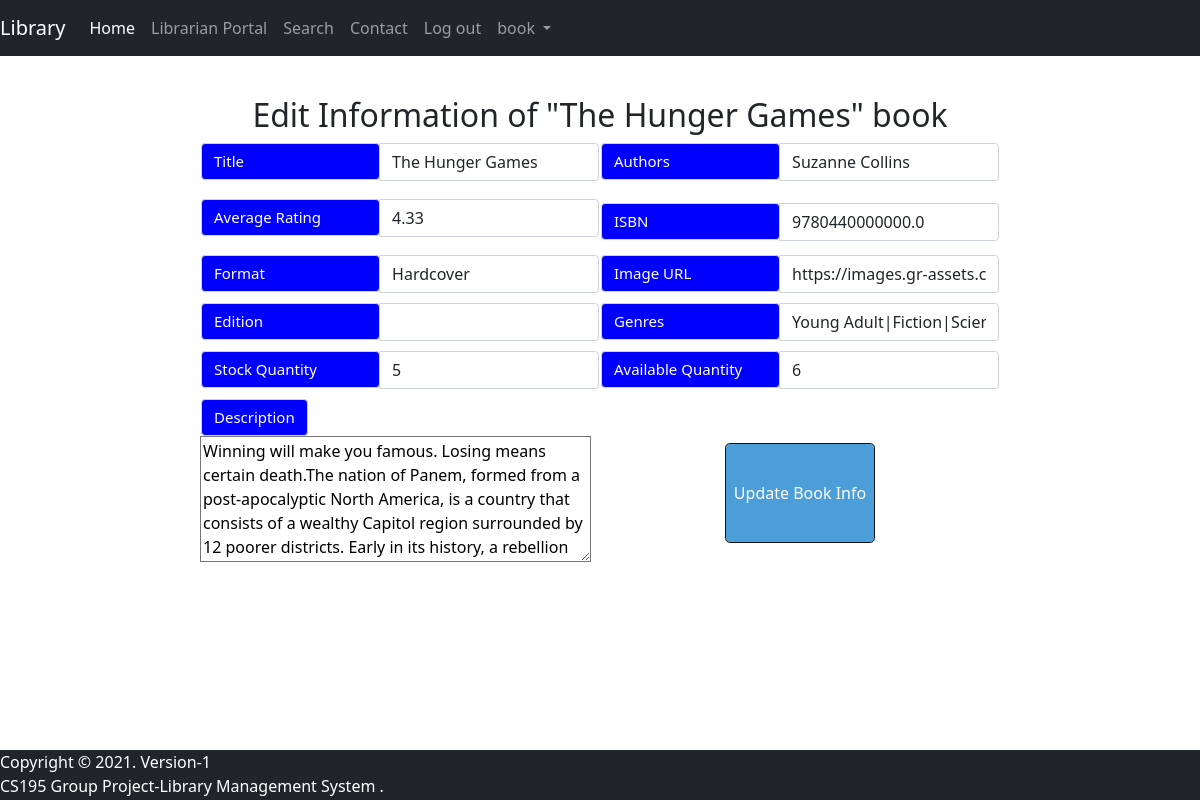
The app's page /bookitems/editBookitemInfo/1 (signed in), older data.
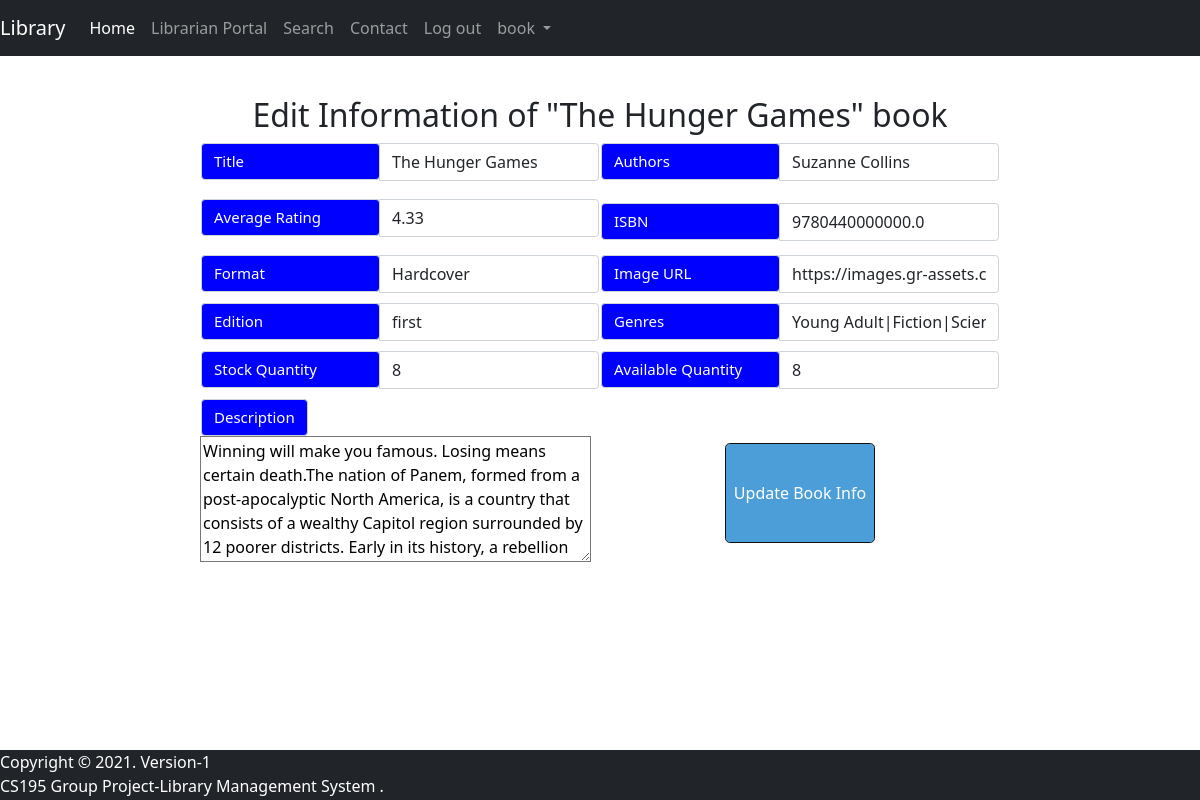
The same page, newer data.
### library/models.py (models this page shows, shortened)
class Bookitems(models.Model):
    title=models.CharField(_('title'), max_length=255, default='NoTitle')
    authors=models.CharField(_('authors'), max_length=200, default='NoAuthor')
    average_rating=models.CharField(_('average rating'), max_length=200, default='0.0')
    isbn=models.CharField(_('isbn'), max_length=50, default='000000000', null=False, unique=True)
    format=models.CharField(_("format"), max_length=100, default='NoFormat')
    description=models.CharField(_("description"), max_length=10000, default='NoDescription')
    edition=models.CharField(_("edition"), max_length=100, default='NoEdition')
    genres=models.CharField(_("genres"), max_length=100, default='NoGenre')
    img_url=models.CharField(_("images"), max_length=1000, default='NoImage')
    stock_quantity=models.IntegerField(_("Stock Quantity"), default=0)
    available_quantity=models.IntegerField(_("Available Quantity"), default=0)
    class Meta:
        ordering = ( 'title', 'authors', 'average_rating', 'isbn', 'format', 'description', 'edition', 'genres', 'img_url', 'stock_quantity', 'available_quantity' )

### library/decorators.py (the view)
    def wrapper_func(request, *args, **kwargs):
        group=None
        if request.user.groups.exists():
            group=request.user.groups.all()[0].name
        if group=='member':
            return redirect('/home/')
        if group =='librarian':
            return view_func(request, *args, **kwargs)

### library/forms.py
class BookitemForm(forms.ModelForm):
    title=forms.CharField(max_length=225)
    authors=forms.CharField(max_length=200)
    average_rating=forms.CharField(max_length=200)
    isbn=forms.CharField(max_length=50)
    format=forms.CharField(max_length=100)
    description=forms.CharField(max_length=10000, widget=forms.Textarea(attrs={'cols': 40, 'rows': 5}))
    edition=forms.CharField(max_length=100)
    genres=forms.CharField(max_length=100)
    img_url=forms.CharField(max_length=1000)
    stock_quantity=forms.IntegerField(min_value=0)
    available_quantity=forms.IntegerField(min_value=0)
    class Meta:
        model=Bookitems
        fields = ('title', 'authors', 'average_rating', 'isbn', 'format',
                'description', 'edition', 'genres', 'img_url', 'stock_quantity',
                'available_quantity')

### library/templates/library/editbookdetails.html (shortened to what this page needs)
{% load static %}
<!DOCTYPE html>
<html lang="en">
<head>
    <link href="https://cdn.jsdelivr.net/npm/bootstrap@5.1.1/dist/css/bootstrap.min.css" rel="stylesheet"
>
</head>
<body>
    {% include 'library/includes/navbar.html' %}
    <div class="container">
        <h2>Edit Information of "{{bookitem.title}}" book</h2>
        <div class="d-flex justify-content-center form_container">
            <form method="POST" action="">
                <table>
                    <tr><td>
                <div class="input-group mb-3">
                    <div class="input-group-append">
                        <span class="input-group-text">Title</span>
                    </div>
                    {{editbook_form.title}}
                </div></td><td>
                    <div class="input-group mb-3">
                        <div class="input-group-append">
                            <span class="input-group-text">Authors</span>
                        </div>
                    {{editbook_form.authors}}
                </div></td></tr>
                <tr><td>
                <div class="input-group mb-3">
                    <div class="input-group-append">
                        <span class="input-group-text">Average Rating</span>
                    </div>
                    {{editbook_form.average_rating}}
            </div></td><td>
                <div class="input-group mb-2">
                    <div class="input-group-append">
                        <span class="input-group-text">ISBN</span>
                    </div>
                    {{editbook_form.isbn}}
            </div></td></tr>
            <tr><td>
            <div class="input-group mb-2">
                <div class="input-group-append">
                    <span class="input-group-text">Format</span>
                </div>
                    {{editbook_form.format}}
                </div></td> <td>
                        <div class="input-group mb-2">
                                <div class="input-group-append">
                                    <span class="input-group-text">Image URL</span>
                                </div>
                                {{editbook_form.img_url}}
                            </div></td>
            </tr>
            <tr><td>
            <div class="input-group mb-2">
                <div class="input-group-append">
                    <span class="input-group-text">Edition</span>
                </div>
                    {{editbook_form.edition}}
            </div></td><td>
                <div class="input-group mb-2">
                    <div class="input-group-append">
                        <span class="input-group-text">Genres</span>
                    </div>
                    {{editbook_form.genres}}
            </div></td></tr>
            <tr><td>
            <div class="input-group mb-2">
                    <div class="input-group-append">
                        <span class="input-group-text">Stock Quantity</span>
                    </div>
                    {{editbook_form.stock_quantity}}
                </div></td><td>
            <div class="input-group mb-2">
                            <div class="input-group-append">
                                <span class="input-group-text">Available Quantity</span>
                            </div>
                    {{editbook_form.available_quantity}}
            </div></td></tr>
            <tr><td>
                <div class="input-group mb-2">
                    <div class="input-group-descripion">
                        <span class="input-group-text">Description</span>
                    </div>
                    {{editbook_form.description}}
            </div></td>
                <td>
                    <div class="d-flex justify-content-center mt-3 login_container">
                        <input class="btn btn-outline-secondary btn-lg btn-block" type="submit" value="Update Book Info">
                    </div></td></tr>
                </table>
                </form>
            </div>
        </div>
     {% include 'library/includes/footer-mini.html' %}
</body>
</html>

Row changes from the older to the newer data that the page shows:
changed Bookitems "The Hunger Games": edition (not shown) → "first"; stock_quantity "5" → "8"; available_quantity "6" → "8"
